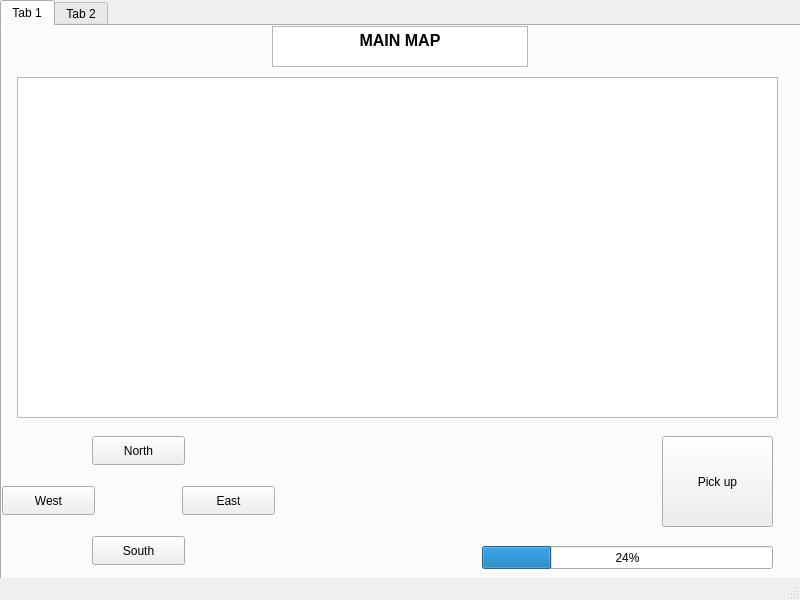
<?xml version="1.0" encoding="UTF-8"?>
<ui version="4.0">
 <class>MainWindow</class>
 <widget class="QMainWindow" name="MainWindow">
  <property name="geometry">
   <rect>
    <x>0</x>
    <y>0</y>
    <width>800</width>
    <height>600</height>
   </rect>
  </property>
  <property name="windowTitle">
   <string>MainWindow</string>
  </property>
  <widget class="QWidget" name="centralwidget">
   <widget class="QTabWidget" name="MainWindow_2">
    <property name="geometry">
     <rect>
      <x>0</x>
      <y>0</y>
      <width>801</width>
      <height>601</height>
     </rect>
    </property>
    <property name="currentIndex">
     <number>0</number>
    </property>
    <widget class="QWidget" name="MainMap">
     <attribute name="title">
      <string>Tab 1</string>
     </attribute>
     <widget class="QPushButton" name="South">
      <property name="geometry">
       <rect>
        <x>90</x>
        <y>510</y>
        <width>93</width>
        <height>29</height>
       </rect>
      </property>
      <property name="text">
       <string>South</string>
      </property>
     </widget>
     <widget class="QPushButton" name="East">
      <property name="geometry">
       <rect>
        <x>180</x>
        <y>460</y>
        <width>93</width>
        <height>29</height>
       </rect>
      </property>
      <property name="text">
       <string>East</string>
      </property>
     </widget>
     <widget class="QPushButton" name="West">
      <property name="geometry">
       <rect>
        <x>0</x>
        <y>460</y>
        <width>93</width>
        <height>29</height>
       </rect>
      </property>
      <property name="text">
       <string>West</string>
      </property>
     </widget>
     <widget class="QPushButton" name="North">
      <property name="geometry">
       <rect>
        <x>90</x>
        <y>410</y>
        <width>93</width>
        <height>29</height>
       </rect>
      </property>
      <property name="text">
       <string>North</string>
      </property>
     </widget>
     <widget class="QPushButton" name="PickUp">
      <property name="geometry">
       <rect>
        <x>660</x>
        <y>410</y>
        <width>111</width>
        <height>91</height>
       </rect>
      </property>
      <property name="text">
       <string>Pick up</string>
      </property>
     </widget>
     <widget class="QTextBrowser" name="MainMap_Text">
      <property name="geometry">
       <rect>
        <x>270</x>
        <y>0</y>
        <width>256</width>
        <height>41</height>
       </rect>
      </property>
      <property name="html">
       <string>&lt;!DOCTYPE HTML PUBLIC &quot;-//W3C//DTD HTML 4.0//EN&quot; &quot;http://www.w3.org/TR/REC-html40/strict.dtd&quot;&gt;
&lt;html&gt;&lt;head&gt;&lt;meta name=&quot;qrichtext&quot; content=&quot;1&quot; /&gt;&lt;meta charset=&quot;utf-8&quot; /&gt;&lt;style type=&quot;text/css&quot;&gt;
p, li { white-space: pre-wrap; }
hr { height: 1px; border-width: 0; }
li.unchecked::marker { content: &quot;\2610&quot;; }
li.checked::marker { content: &quot;\2612&quot;; }
&lt;/style&gt;&lt;/head&gt;&lt;body style=&quot; font-family:'Segoe UI'; font-size:9pt; font-weight:400; font-style:normal;&quot;&gt;
&lt;p align=&quot;center&quot; style=&quot; margin-top:0px; margin-bottom:0px; margin-left:0px; margin-right:0px; -qt-block-indent:0; text-indent:0px;&quot;&gt;&lt;span style=&quot; font-size:12pt; font-weight:700;&quot;&gt;MAIN MAP&lt;/span&gt;&lt;/p&gt;&lt;/body&gt;&lt;/html&gt;</string>
      </property>
     </widget>
     <widget class="QTextBrowser" name="MainConsole">
      <property name="geometry">
       <rect>
        <x>15</x>
        <y>51</y>
        <width>761</width>
        <height>341</height>
       </rect>
      </property>
      <property name="html">
       <string>&lt;!DOCTYPE HTML PUBLIC &quot;-//W3C//DTD HTML 4.0//EN&quot; &quot;http://www.w3.org/TR/REC-html40/strict.dtd&quot;&gt;
&lt;html&gt;&lt;head&gt;&lt;meta name=&quot;qrichtext&quot; content=&quot;1&quot; /&gt;&lt;meta charset=&quot;utf-8&quot; /&gt;&lt;style type=&quot;text/css&quot;&gt;
p, li { white-space: pre-wrap; }
hr { height: 1px; border-width: 0; }
li.unchecked::marker { content: &quot;\2610&quot;; }
li.checked::marker { content: &quot;\2612&quot;; }
&lt;/style&gt;&lt;/head&gt;&lt;body style=&quot; font-family:'Segoe UI'; font-size:9pt; font-weight:400; font-style:normal;&quot;&gt;
&lt;p style=&quot;-qt-paragraph-type:empty; margin-top:0px; margin-bottom:0px; margin-left:0px; margin-right:0px; -qt-block-indent:0; text-indent:0px;&quot;&gt;&lt;br /&gt;&lt;/p&gt;&lt;/body&gt;&lt;/html&gt;</string>
      </property>
     </widget>
     <widget class="QProgressBar" name="ProgressBar">
      <property name="geometry">
       <rect>
        <x>480</x>
        <y>520</y>
        <width>291</width>
        <height>23</height>
       </rect>
      </property>
      <property name="value">
       <number>24</number>
      </property>
     </widget>
    </widget>
    <widget class="QWidget" name="Inventory">
     <attribute name="title">
      <string>Tab 2</string>
     </attribute>
     <widget class="QTextBrowser" name="Inverntory_Text">
      <property name="geometry">
       <rect>
        <x>270</x>
        <y>0</y>
        <width>256</width>
        <height>41</height>
       </rect>
      </property>
      <property name="html">
       <string>&lt;!DOCTYPE HTML PUBLIC &quot;-//W3C//DTD HTML 4.0//EN&quot; &quot;http://www.w3.org/TR/REC-html40/strict.dtd&quot;&gt;
&lt;html&gt;&lt;head&gt;&lt;meta name=&quot;qrichtext&quot; content=&quot;1&quot; /&gt;&lt;meta charset=&quot;utf-8&quot; /&gt;&lt;style type=&quot;text/css&quot;&gt;
p, li { white-space: pre-wrap; }
hr { height: 1px; border-width: 0; }
li.unchecked::marker { content: &quot;\2610&quot;; }
li.checked::marker { content: &quot;\2612&quot;; }
&lt;/style&gt;&lt;/head&gt;&lt;body style=&quot; font-family:'Segoe UI'; font-size:9pt; font-weight:400; font-style:normal;&quot;&gt;
&lt;p align=&quot;center&quot; style=&quot; margin-top:0px; margin-bottom:0px; margin-left:0px; margin-right:0px; -qt-block-indent:0; text-indent:0px;&quot;&gt;&lt;span style=&quot; font-size:12pt; font-weight:700;&quot;&gt;INVENTORY&lt;/span&gt;&lt;/p&gt;&lt;/body&gt;&lt;/html&gt;</string>
      </property>
     </widget>
     <widget class="QTextBrowser" name="InventoryConsole">
      <property name="geometry">
       <rect>
        <x>20</x>
        <y>40</y>
        <width>761</width>
        <height>501</height>
       </rect>
      </property>
      <property name="html">
       <string>&lt;!DOCTYPE HTML PUBLIC &quot;-//W3C//DTD HTML 4.0//EN&quot; &quot;http://www.w3.org/TR/REC-html40/strict.dtd&quot;&gt;
&lt;html&gt;&lt;head&gt;&lt;meta name=&quot;qrichtext&quot; content=&quot;1&quot; /&gt;&lt;meta charset=&quot;utf-8&quot; /&gt;&lt;style type=&quot;text/css&quot;&gt;
p, li { white-space: pre-wrap; }
hr { height: 1px; border-width: 0; }
li.unchecked::marker { content: &quot;\2610&quot;; }
li.checked::marker { content: &quot;\2612&quot;; }
&lt;/style&gt;&lt;/head&gt;&lt;body style=&quot; font-family:'Segoe UI'; font-size:9pt; font-weight:400; font-style:normal;&quot;&gt;
&lt;p style=&quot;-qt-paragraph-type:empty; margin-top:0px; margin-bottom:0px; margin-left:0px; margin-right:0px; -qt-block-indent:0; text-indent:0px;&quot;&gt;&lt;br /&gt;&lt;/p&gt;&lt;/body&gt;&lt;/html&gt;</string>
      </property>
     </widget>
    </widget>
   </widget>
  </widget>
  <widget class="QStatusBar" name="statusbar"/>
 </widget>
 <resources/>
 <connections/>
</ui>
